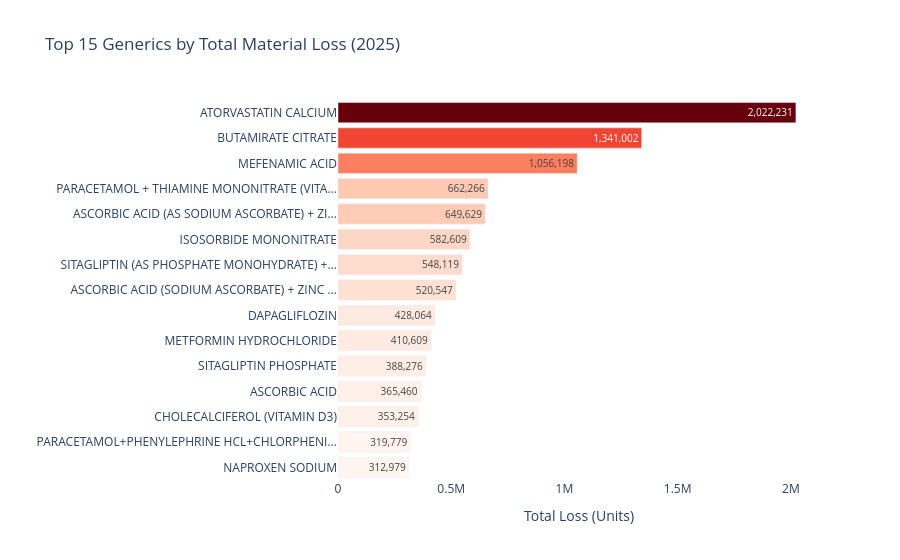

The notebook cell this image was saved under:
### Code cell
fig = px.bar(
    df_loss_generic,
    x='total_loss_units',
    y='generic_short',
    orientation='h',
    title='Top 15 Generics by Total Material Loss (2025)',
    labels={
        'total_loss_units': 'Total Loss (Units)',
        'generic_short': ''
    },
    text='total_loss_units',
    color='total_loss_units',
    color_continuous_scale='Reds'
)

fig.update_traces(
    textposition='auto',
    insidetextanchor='end',
    texttemplate='%{text:,.0f}'
)
fig.update_layout(
    plot_bgcolor='white',
    coloraxis_showscale=False,
    yaxis={'categoryorder': 'total ascending'},
    xaxis=dict(showgrid=False, title='Total Loss (Units)')
)
fig.show()

### Figure 1 — Plotly figure (JSON) as saved in the notebook; plotly's stock layout.template omitted (floating-point values rounded to 4 significant figures)
{"data": [{"hovertemplate": "Total Loss (Units)=%{marker.color}<br>=%{y}<extra></extra>", "insidetextanchor": "end", "legendgroup": "", "marker": {"color": [2022000.0, 1341000.0, 1056000.0, 662300.0, 649600.0, 582600.0, 548100.0, 520500.0, 428100.0, 410600.0, 388300.0, 365500.0, 353300.0, 319800.0, 313000.0], "coloraxis": "coloraxis", "pattern": {"shape": ""}}, "name": "", "orientation": "h", "showlegend": false, "text": [2022000.0, 1341000.0, 1056000.0, 662300.0, 649600.0, 582600.0, 548100.0, 520500.0, 428100.0, 410600.0, 388300.0, 365500.0, 353300.0, 319800.0, 313000.0], "textposition": "auto", "texttemplate": "%{text:,.0f}", "type": "bar", "x": [2022000.0, 1341000.0, 1056000.0, 662300.0, 649600.0, 582600.0, 548100.0, 520500.0, 428100.0, 410600.0, 388300.0, 365500.0, 353300.0, 319800.0, 313000.0], "xaxis": "x", "y": ["ATORVASTATIN CALCIUM", "BUTAMIRATE CITRATE", "MEFENAMIC ACID", "PARACETAMOL + THIAMINE MONONITRATE (VITA...", "ASCORBIC ACID (AS SODIUM ASCORBATE) + ZI...", "ISOSORBIDE MONONITRATE", "SITAGLIPTIN (AS PHOSPHATE MONOHYDRATE) +...", "ASCORBIC ACID (SODIUM ASCORBATE) + ZINC ...", "DAPAGLIFLOZIN", "METFORMIN HYDROCHLORIDE", "SITAGLIPTIN PHOSPHATE", "ASCORBIC ACID", "CHOLECALCIFEROL (VITAMIN D3)", "PARACETAMOL+PHENYLEPHRINE HCL+CHLORPHENI...", "NAPROXEN SODIUM"], "yaxis": "y"}], "layout": {"barmode": "relative", "coloraxis": {"colorbar": {"title": {"text": "Total Loss (Units)"}}, "colorscale": [[0, "rgb(255,245,240)"], [0.125, "rgb(254,224,210)"], [0.25, "rgb(252,187,161)"], [0.375, "rgb(252,146,114)"], [0.5, "rgb(251,106,74)"], [0.625, "rgb(239,59,44)"], [0.75, "rgb(203,24,29)"], [0.875, "rgb(165,15,21)"], [1, "rgb(103,0,13)"]], "showscale": false}, "legend": {"tracegroupgap": 0}, "plot_bgcolor": "white", "title": {"text": "Top 15 Generics by Total Material Loss (2025)"}, "xaxis": {"anchor": "y", "domain": [0, 1], "showgrid": false, "title": {"text": "Total Loss (Units)"}}, "yaxis": {"anchor": "x", "categoryorder": "total ascending", "domain": [0, 1], "title": {"text": ""}}}}
